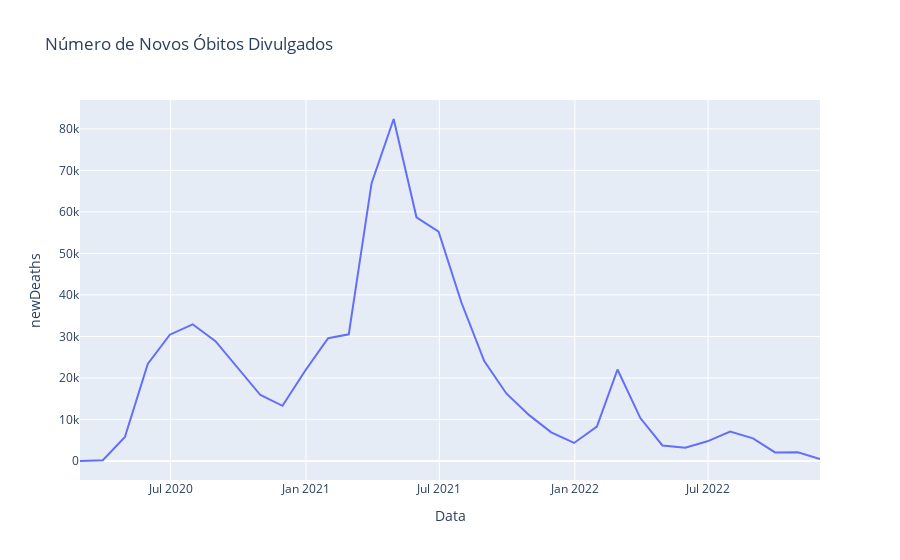

Notebook cell for this chart:
### Code cell
fig = px.line(months, x=months.index, y="newDeaths", title='Número de Novos Óbitos Divulgados',
             labels = {
                "deathsMS": "Quantidade",
                "date": "Data"
                })
fig.show()

### Figure 1 — Plotly figure (JSON) as saved in the notebook; plotly's stock layout.template omitted (floating-point values rounded to 4 significant figures)
{"data": [{"hovertemplate": "Data=%{x}<br>newDeaths=%{y}<extra></extra>", "legendgroup": "", "line": {"color": "#636efa", "dash": "solid"}, "marker": {"symbol": "circle"}, "mode": "lines", "name": "", "orientation": "v", "showlegend": false, "type": "scatter", "x": ["2020-02-29T00:00:00", "2020-03-31T00:00:00", "2020-04-30T00:00:00", "2020-05-31T00:00:00", "2020-06-30T00:00:00", "2020-07-31T00:00:00", "2020-08-31T00:00:00", "2020-09-30T00:00:00", "2020-10-31T00:00:00", "2020-11-30T00:00:00", "2020-12-31T00:00:00", "2021-01-31T00:00:00", "2021-02-28T00:00:00", "2021-03-31T00:00:00", "2021-04-30T00:00:00", "2021-05-31T00:00:00", "2021-06-30T00:00:00", "2021-07-31T00:00:00", "2021-08-31T00:00:00", "2021-09-30T00:00:00", "2021-10-31T00:00:00", "2021-11-30T00:00:00", "2021-12-31T00:00:00", "2022-01-31T00:00:00", "2022-02-28T00:00:00", "2022-03-31T00:00:00", "2022-04-30T00:00:00", "2022-05-31T00:00:00", "2022-06-30T00:00:00", "2022-07-31T00:00:00", "2022-08-31T00:00:00", "2022-09-30T00:00:00", "2022-10-31T00:00:00", "2022-11-30T00:00:00"], "xaxis": "x", "y": [0, 202, 5778, 23385, 30416, 32924, 28853, 22469, 15890, 13295, 21796, 29561, 30517, 66919, 82364, 58695, 55220, 38168, 24073, 16264, 11046, 6898, 4346, 8307, 22030, 10341, 3740, 3179, 4740, 7098, 5451, 2071, 2121, 499], "yaxis": "y"}], "layout": {"legend": {"tracegroupgap": 0}, "title": {"text": "Número de Novos Óbitos Divulgados"}, "xaxis": {"anchor": "y", "domain": [0, 1], "title": {"text": "Data"}}, "yaxis": {"anchor": "x", "domain": [0, 1], "title": {"text": "newDeaths"}}}}
